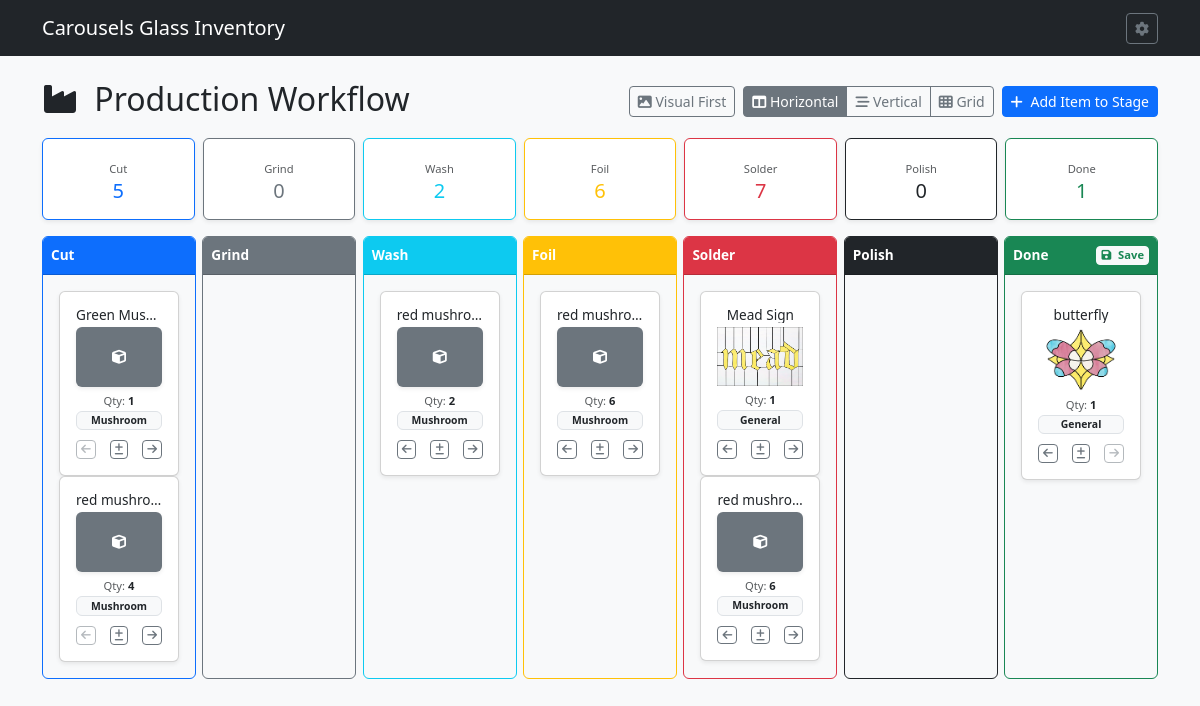
Screenshot of /production with the database file from the repository.
### tables this page shows
CREATE TABLE ICC (

    IPID INTEGER PRIMARY KEY AUTOINCREMENT,	--Item State ID
    ITEMID INTEGER,				--Item ID
    IPCUT INTEGER,				--Item num in Cut State
    IPGRND INTEGER,				--Item num in Grind State
    IPWASH INTEGER,				--Item num in Wash State
    IPFOIL INTEGER,				--Item num in Foil State
    IPSLDR INTEGER,				--Item num in Solder State
    IPPOLISH INTEGER,				--Item num in Polish State
    IPDONE INTEGER,				--Item num in Finished State
    IPTS TEXT,					--Item state time stamp

    FOREIGN KEY (ITEMID) REFERENCES ITM(ITEMID) ON DELETE CASCADE ON UPDATE CASCADE

);

CREATE TABLE ITM (

    ITEMID INTEGER PRIMARY KEY AUTOINCREMENT,	--Item ID
    ITMNAME TEXT,				--Item Name
    ITMIMG TEXT,				--Item Image
    ONEOFF INTEGER,				--One off Item
    VARIAT INTEGER,				--Is Variation Boolean
    ITMGRP TEXT,				--Item Group
    CURRENT INTEGER,				--Currently Being Sold Bool
    ITMPTRN TEXT,				--Item Pattern Image
    ITMSVG TEXT,				--Item SVG
    ITMNOTE TEXT,				--Item Notes
    ITMLEN TEXT,				--Item Length
    ITMWID TEXT,				--Item Width
    IMISLDR INTEGER,				--Item Solder IMI ID
    IMICAME INTEGER,				--Item CAME IMI ID
    IMIFOIL INTEGER,				--Item Foil IMI ID
    IMICHAIN INTEGER,				--Item Chain IMI ID
    IMIRING INTEGER,				--Item Ring IMI ID
    IMIWIRE INTEGER,				--Item Wire IMI ID
    PARENT INTEGER,				--Parent Item ID
    PATINA TEXT,				--Patina Type
    ISACTIVE INTEGER,				--Is Active Item

    FOREIGN KEY (ITMGRP) REFERENCES IGP(ITMGRP) ON DELETE SET NULL ON UPDATE CASCADE,
    FOREIGN KEY (IMISLDR) REFERENCES IMI(IMIID) ON DELETE SET NULL ON UPDATE CASCADE,
    FOREIGN KEY (IMICAME) REFERENCES IMI(IMIID) ON DELETE SET NULL ON UPDATE CASCADE,
    FOREIGN KEY (IMIFOIL) REFERENCES IMI(IMIID) ON DELETE SET NULL ON UPDATE CASCADE,
    FOREIGN KEY (IMICHAIN) REFERENCES IMI(IMIID) ON DELETE SET NULL ON UPDATE CASCADE,
    FOREIGN KEY (IMIRING) REFERENCES IMI(IMIID) ON DELETE SET NULL ON UPDATE CASCADE,
    FOREIGN KEY (IMIWIRE) REFERENCES IMI(IMIID) ON DELETE SET NULL ON UPDATE CASCADE,
    FOREIGN KEY (PATINA) REFERENCES PATINA(PATINA) ON DELETE SET NULL ON UPDATE CASCADE
);

### routes/production_routes.py (the view)
@production_bp.route('/production', methods=['GET'])
def production_board():
    db = get_db_from_app()
    query = """

        SELECT

            i.ITEMID, i.ITMNAME, i.ITMIMG, i.ITMGRP, i.ONEOFF, i.CURRENT, i.VARIAT, i.PARENT,

            c.IPID,

            COALESCE(c.IPCUT, 0) AS IPCUT,

            COALESCE(c.IPGRND, 0) AS IPGRND,

            COALESCE(c.IPWASH, 0) AS IPWASH,

            COALESCE(c.IPFOIL, 0) AS IPFOIL,

            COALESCE(c.IPSLDR, 0) AS IPSLDR,

            COALESCE(c.IPPOLISH, 0) AS IPPOLISH,

            COALESCE(c.IPDONE, 0) AS IPDONE,

            c.IPTS

        FROM ITM i

        LEFT JOIN ICC c ON i.ITEMID = c.ITEMID

        WHERE i.ISACTIVE = 1

        ORDER BY i.ITMNAME ASC

    """
    items = db.execute(query).fetchall()
    item_groups = db.execute("SELECT ITMGRP FROM IGP WHERE ISACTIVE = 1 OR ISACTIVE IS NULL ORDER BY ITMGRP ASC").fetchall()
    master_items = db.execute("""

        SELECT ITEMID, ITMNAME, ITMGRP, ONEOFF, CURRENT, VARIAT, PARENT

        FROM ITM

        WHERE ISACTIVE = 1

        ORDER BY ITMNAME ASC

    """).fetchall()
    summary_query = """

        SELECT

            SUM(COALESCE(IPCUT, 0)) as total_cut,

            SUM(COALESCE(IPGRND, 0)) as total_grind,

            SUM(COALESCE(IPWASH, 0)) as total_wash,

            SUM(COALESCE(IPFOIL, 0)) as total_foil,

            SUM(COALESCE(IPSLDR, 0)) as total_solder,

            SUM(COALESCE(IPPOLISH, 0)) as total_polish,

            SUM(COALESCE(IPDONE, 0)) as total_done

        FROM ICC

    """
    summary = db.execute(summary_query).fetchone()
    return render_template(
        'production_board.html',
        items=items,
        summary=summary,
        item_groups=item_groups,
        master_items=master_items
    )

### app.py (called while the page is built)
def get_db():
    conn = sqlite3.connect(DATABASE)
    conn.row_factory = sqlite3.Row
    conn.execute("PRAGMA foreign_keys = ON;")
    return conn

### routes/production_routes.py (called while the page is built)
def get_db_from_app():
    from __main__ import get_db
    return get_db()

### templates/production_board.html (shortened to what this page needs)
{% extends "base.html" %}
{% block content %}
<div class="row mb-3 align-items-center">
    <div class="col">
        <h2 class="mb-1"><i class="fas fa-industry me-2"></i> Production Workflow</h2>
    </div>
    <div class="col-auto d-flex gap-2 align-items-center">
        <button type="button" class="btn btn-outline-secondary btn-sm" id="layoutBtnVisual" title="Visual First Display">
            <i class="fas fa-image"></i> Visual First
        </button>
        <div class="btn-group" role="group" aria-label="Board Layout Switcher">
            <button type="button" class="btn btn-outline-secondary btn-sm active" id="layoutBtnHorizontal" title="Horizontal Layout">
                <i class="fas fa-columns"></i> Horizontal
            </button>
            <button type="button" class="btn btn-outline-secondary btn-sm" id="layoutBtnVertical" title="Vertical Layout">
                <i class="fas fa-stream"></i> Vertical
            </button>
            <button type="button" class="btn btn-outline-secondary btn-sm" id="layoutBtnGrid" title="Grid Layout">
                <i class="fas fa-th"></i> Grid
            </button>
        </div>
        <button class="btn btn-primary btn-sm" data-bs-toggle="modal" data-bs-target="#addItemModal">
            <i class="fas fa-plus me-1"></i> Add Item to Stage
        </button>
    </div>
</div>
<div class="row text-center mb-3 g-2" id="summary-cards">
    <div class="col"><div class="card shadow-sm border-primary"><div class="card-body p-1.5"><span class="text-muted small" style="font-size: 0.7rem;">Cut</span><h5 class="mb-0 text-primary" id="sum-cut">{{ summary.total_cut or 0 }}</h5></div></div></div>
    <div class="col"><div class="card shadow-sm border-secondary"><div class="card-body p-1.5"><span class="text-muted small" style="font-size: 0.7rem;">Grind</span><h5 class="mb-0 text-secondary" id="sum-grind">{{ summary.total_grind or 0 }}</h5></div></div></div>
    <div class="col"><div class="card shadow-sm border-info"><div class="card-body p-1.5"><span class="text-muted small" style="font-size: 0.7rem;">Wash</span><h5 class="mb-0 text-info" id="sum-wash">{{ summary.total_wash or 0 }}</h5></div></div></div>
    <div class="col"><div class="card shadow-sm border-warning"><div class="card-body p-1.5"><span class="text-muted small" style="font-size: 0.7rem;">Foil</span><h5 class="mb-0 text-warning" id="sum-foil">{{ summary.total_foil or 0 }}</h5></div></div></div>
    <div class="col"><div class="card shadow-sm border-danger"><div class="card-body p-1.5"><span class="text-muted small" style="font-size: 0.7rem;">Solder</span><h5 class="mb-0 text-danger" id="sum-solder">{{ summary.total_solder or 0 }}</h5></div></div></div>
    <div class="col"><div class="card shadow-sm border-dark"><div class="card-body p-1.5"><span class="text-muted small" style="font-size: 0.7rem;">Polish</span><h5 class="mb-0 text-dark" id="sum-polish">{{ summary.total_polish or 0 }}</h5></div></div></div>
    <div class="col"><div class="card shadow-sm border-success"><div class="card-body p-1.5"><span class="text-muted small" style="font-size: 0.7rem;">Done</span><h5 class="mb-0 text-success" id="sum-done">{{ summary.total_done or 0 }}</h5></div></div></div>
</div>
<div id="kanbanBoardContainer" class="kanban-layout-horizontal pb-3">
    {% set stages = [
        ('cut', 'Cut', 'primary', 'IPCUT'),
        ('grnd', 'Grind', 'secondary', 'IPGRND'),
        ('wash', 'Wash', 'info', 'IPWASH'),
        ('foil', 'Foil', 'warning', 'IPFOIL'),
        ('sldr', 'Solder', 'danger', 'IPSLDR'),
        ('polish', 'Polish', 'dark', 'IPPOLISH'),
        ('done', 'Done', 'success', 'IPDONE')
    ] %}
{% for key, label, color, col_field in stages %}
    <div class="kanban-column-wrapper">
        <div class="card bg-light border-{{ color }} h-100">
            <div class="card-header bg-{{ color }} text-white d-flex justify-content-between align-items-center py-1.5 px-2" style="font-size: 0.85rem;">
                <strong>{{ label }}</strong>
                {% if key == 'done' %}
                <button class="btn btn-light btn-sm py-0 px-1 text-success fw-bold" id="saveFinishedGlobalBtn" style="font-size: 0.7rem;" title="Save All Finished Items to Inventory">
                    <i class="fas fa-save me-1"></i> Save
                </button>
                {% endif %}
            </div>
            <div class="card-body p-1.5 kanban-stage" data-stage="{{ key }}" data-stage-index="{{ loop.index0 }}" data-stage-label="{{ label }}" style="min-height: 400px; max-height: 65vh; overflow-y: auto;">
                {% for item in items %}
                    {% set count = item[col_field] %}
                    {% if count and count > 0 %}
                    <div class="card mb-1.5 shadow-sm item-card" draggable="true" data-item-id="{{ item.ITEMID }}" data-item-name="{{ item.ITMNAME }}" data-current-stage="{{ key }}" data-current-index="{{ loop.index0 }}" data-available-qty="{{ count }}">
                        <div class="card-body p-1.5">
                            <div class="mb-1 text-center card-element-standard">
                                <h6 class="card-title mb-0 text-truncate" style="font-size: 0.85rem; line-height: 1.1;">
                                    <a href="{{ url_for('item_bp.item_detail', item_id=item.ITEMID) }}" class="text-decoration-none text-dark" title="{{ item.ITMNAME }}">{{ item.ITMNAME }}</a>
                                </h6>
                            </div>
                            <div class="text-center mb-1">
                                {% if item.ITMIMG %}
                                    <div class="w-100 overflow-hidden bg-white" style="cursor: pointer;"
                                         data-bs-toggle="modal"
                                         data-bs-target="#imageModal"
                                         data-img-url="{{ url_for('static', filename=item.ITMIMG) }}"
                                         title="Click to pop up larger image">
                                        <img src="{{ url_for('static', filename=item.ITMIMG) }}"
                                             class="w-100 d-block card-img-scaled"
                                             style="max-height: 140px; object-fit: contain;"
                                             alt="{{ item.ITMNAME }}">
                                    </div>
                                {% else %}
                                    <div class="bg-secondary rounded w-100 d-flex align-items-center justify-content-center text-white shadow-sm" style="height: 60px; font-size: 14px;"><i class="fas fa-cube"></i></div>
                                {% endif %}
                            </div>
                            <div class="text-center mb-1" style="line-height: 1;">
                                <span class="text-muted" style="font-size: 0.7rem;">Qty: <strong class="item-qty text-dark">{{ count }}</strong></span>
                            </div>
                            <div class="mb-1 text-truncate card-element-standard">
                                <span class="badge bg-light text-dark border w-100 text-truncate py-0.5" style="font-size: 0.65rem;" title="{{ item.ITMGRP or 'General' }}">{{ item.ITMGRP or 'General' }}</span>
                            </div>
                            <div class="d-flex justify-content-between align-items-center">
                                <button class="btn btn-outline-secondary btn-sm py-0 px-1 move-backward-btn" style="font-size: 0.7rem;" title="Move Backward"><i class="fas fa-arrow-left move-icon-h"></i></button>
                                <button class="btn btn-outline-secondary btn-sm py-0 px-1 qty-adjust-modal-btn" style="font-size: 0.7rem;" title="Adjust Quantity"><i class="fas fa-plus-minus"></i></button>
                                <button class="btn btn-outline-secondary btn-sm py-0 px-1 move-forward-btn" style="font-size: 0.7rem;" title="Move Forward"><i class="fas fa-arrow-right move-icon-h"></i></button>
                            </div>
                        </div>
                    </div>
                    {% endif %}
                {% endfor %}
            </div>
        </div>
    </div>
    {% endfor %}
</div>
{% endblock %}

### templates/base.html (shortened to what this page needs)
<!DOCTYPE html>
<html lang="en">
<head>
    <link href="https://cdn.jsdelivr.net/npm/bootstrap@5.3.0/dist/css/bootstrap.min.css" rel="stylesheet">
    <link rel="stylesheet" href="https://cdnjs.cloudflare.com/ajax/libs/font-awesome/6.4.0/css/all.min.css">
</head>
<body class="bg-light">
    <nav class="navbar navbar-expand-lg navbar-dark bg-dark mb-4">
        <div class="container">
            <a class="navbar-brand" href="{{ url_for('index') }}">Carousels Glass Inventory</a>
		<div>
                <a href="{{ url_for('settings') }}" class="btn btn-outline-secondary btn-sm" title="Settings">
                    <i class="fas fa-gear"></i>
                </a>
            </div>
        </div>
    </nav>
    <div class="container">
        {% block content %}{% endblock %}
    </div>
</body>
</html>

### templates/production_board.html (style rules this page uses)
#kanbanBoardContainer.kanban-layout-horizontal { display: flex; flex-direction: row; flex-wrap: nowrap; overflow-x: visible; gap: 0.4rem; }
#kanbanBoardContainer.kanban-layout-horizontal .kanban-column-wrapper { flex: 1 1 0; min-width: 0; }

### rows the page displays
ICC: ITMNAME "Green Mus…", IPCUT "1", ITMGRP "Mushroom"
ICC: ITMNAME "red mushro…", IPCUT "4", ITMGRP "Mushroom", IPWASH "2", count "6"
ICC: ITMNAME "Mead Sign", ITMIMG (picture), IPSLDR "1", ITMGRP "General"
ICC: ITMNAME "butterfly", ITMNAME (picture), count "1", ITMGRP "General"

### other values shown
{{ summary.total_cut or 0 }} "5"
{{ summary.total_grind or 0 }} "0"
{{ summary.total_wash or 0 }} "2"
{{ summary.total_foil or 0 }} "6"
{{ summary.total_solder or 0 }} "7"
{{ summary.total_polish or 0 }} "0"
{{ summary.total_done or 0 }} "1"
{{ label }} "Cut" "Grind" "Wash" "Foil" "Solder" "Polish" "Done"
